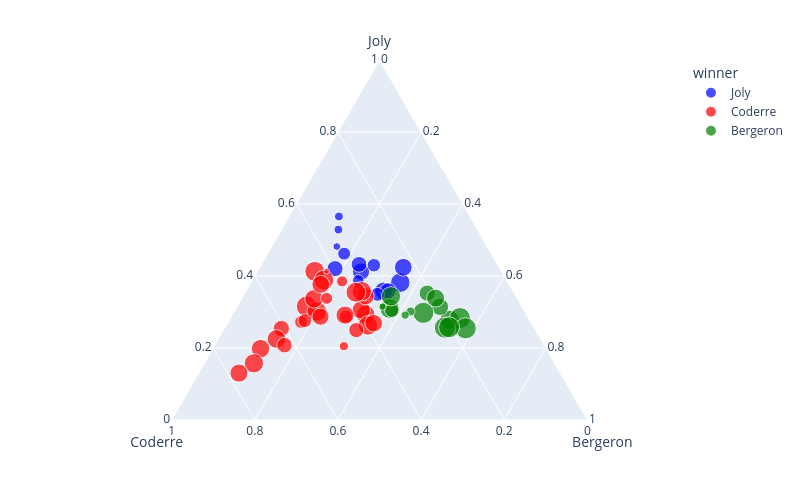

Notebook code for this chart:
### Code cell
fig = px.scatter_ternary(
    df,
    a="Joly", 
    b="Coderre", 
    c="Bergeron", 
    color="winner", 
    size="total",
    hover_name="district", 
    size_max=15,
    color_discrete_map={"Joly": "blue", "Bergeron": "green", "Coderre":"red"}
)

fig.show()

### Figure 1 — Plotly figure (JSON) as saved in the notebook; plotly's stock layout.template omitted (floating-point values rounded to 4 significant figures)
{"data": [{"a": [3024, 2675, 3578, 2849, 1894, 2282, 1636, 3262, 2648, 1266, 1908, 998, 1068, 690], "b": [2481, 2525, 2432, 2476, 1451, 1906, 1548, 1773, 2040, 1165, 1325, 631, 595, 518], "c": [1829, 1163, 3368, 2631, 754, 2169, 1503, 2653, 1437, 832, 1205, 258, 226, 224], "hovertemplate": "<b>%{hovertext}</b><br><br>winner=Joly<br>Joly=%{a}<br>Coderre=%{b}<br>Bergeron=%{c}<br>total=%{marker.size}<extra></extra>", "hovertext": ["101-Bois-de-Liesse", "102-Cap-Saint-Jacques", "161-Saint-HenriPetite-BourgognePointe-Saint-Charles", "172-Desmarchais-Crawford", "181-Peter-McGill", "182-Saint-Jacques", "33-Snowdon", "34-Notre-Dame-de-Grâce", "35-Loyola", "41-du Canal", "43-Fort-Rolland", "61-Pierre-Foretier", "62-Denis-Benjamin-Viger", "63-Jacques-Bizard"], "legendgroup": "Joly", "marker": {"color": "blue", "size": [7334, 6363, 9378, 7956, 4099, 6357, 4687, 7688, 6125, 3263, 4438, 1887, 1889, 1432], "sizemode": "area", "sizeref": 49.11, "symbol": "circle"}, "mode": "markers", "name": "Joly", "showlegend": true, "subplot": "ternary", "type": "scatterternary"}, {"a": [2532, 2543, 3330, 2852, 1656, 2431, 2081, 3959, 2822, 1641, 1908, 2438, 3291, 1220, 2039, 1402, 1076, 1172, 1286, 1232, 1157, 3717, 2943, 326, 3454, 2338, 1435, 1051, 423], "b": [3348, 3252, 5456, 4734, 5737, 3673, 3612, 4308, 4104, 3931, 5387, 2566, 3347, 3668, 2878, 2420, 2184, 1589, 2526, 1873, 1193, 4201, 3536, 332, 3694, 3509, 6591, 6229, 996], "c": [2770, 2521, 1760, 1879, 958, 3155, 1554, 1320, 1459, 882, 1184, 2092, 2562, 984, 2666, 1793, 691, 708, 851, 1182, 653, 1642, 1330, 131, 2589, 2178, 1085, 780, 643], "hovertemplate": "<b>%{hovertext}</b><br><br>winner=Coderre<br>Joly=%{a}<br>Coderre=%{b}<br>Bergeron=%{c}<br>total=%{marker.size}<extra></extra>", "hovertext": ["11-Sault-au-Récollet", "12-Saint-Sulpice", "121-La Pointe-aux-Prairies", "122-Pointe-aux-Trembles", "123-Rivière-des-Prairies", "134-Marie-Victorin", "14-Bordeaux-Cartierville", "141-Côte-de-Liesse", "142-Norman-McLaren", "151-Saint-Léonard-Est", "152-Saint-Léonard-Ouest", "162-Saint-PaulÉmard", "171-ChamplainL'Île-des-Soeurs", "191-Saint-Michel", "192-François-Perrault", "194-Parc-Extension", "21-Ouest", "22-Est", "23-Centre", "31-Darlington", "42-J.-Émery-Provost", "51-Sault-Saint-Louis", "52-Cecil-P.-Newman", "64-Sainte-Geneviève", "71-Tétreaultville", "74-Louis-Riel", "81-Marie-Clarac", "82-Ovide-Clermont", "91-Claude-Ryan"], "legendgroup": "Coderre", "marker": {"color": "red", "size": [8650, 8316, 10546, 9465, 8351, 9259, 7247, 9587, 8385, 6454, 8479, 7096, 9200, 5872, 7583, 5615, 3951, 3469, 4663, 4287, 3003, 9560, 7809, 789, 9737, 8025, 9111, 8060, 2062], "sizemode": "area", "sizeref": 49.11, "symbol": "circle"}, "mode": "markers", "name": "Coderre", "showlegend": true, "subplot": "ternary", "type": "scatterternary"}, {"a": [2514, 3044, 2316, 2873, 2815, 2788, 3234, 2271, 2782, 1578, 3139, 2675, 592, 419, 489], "b": [1734, 1770, 1455, 2979, 1827, 2331, 2670, 1347, 2201, 1644, 2746, 1546, 540, 446, 491], "c": [4782, 5933, 3599, 3430, 6408, 5748, 4962, 2827, 5819, 1950, 3250, 3679, 833, 465, 698], "hovertemplate": "<b>%{hovertext}</b><br><br>winner=Bergeron<br>Joly=%{a}<br>Coderre=%{b}<br>Bergeron=%{c}<br>total=%{marker.size}<extra></extra>", "hovertext": ["111-Mile-End", "112-DeLorimier", "113-Jeanne-Mance", "13-Ahuntsic", "131-Saint-Édouard", "132-Étienne-Desmarteau", "133-Vieux-Rosemont", "183-Sainte-Marie", "193-Villeray", "32-Côte-des-Neiges", "72-MaisonneuveLongue-Pointe", "73-Hochelaga", "92-Joseph-Beaubien", "93-Robert-Bourassa", "94-Jeanne-Sauvé"], "legendgroup": "Bergeron", "marker": {"color": "green", "size": [9030, 10747, 7370, 9282, 11050, 10867, 10866, 6445, 10802, 5172, 9135, 7900, 1965, 1330, 1678], "sizemode": "area", "sizeref": 49.11, "symbol": "circle"}, "mode": "markers", "name": "Bergeron", "showlegend": true, "subplot": "ternary", "type": "scatterternary"}], "layout": {"height": 500, "legend": {"itemsizing": "constant", "title": {"text": "winner"}, "tracegroupgap": 0}, "margin": {"t": 60}, "ternary": {"aaxis": {"title": {"text": "Joly"}}, "baxis": {"title": {"text": "Coderre"}}, "caxis": {"title": {"text": "Bergeron"}}, "domain": {"x": [0, 1], "y": [0, 1]}}, "width": 800}}
